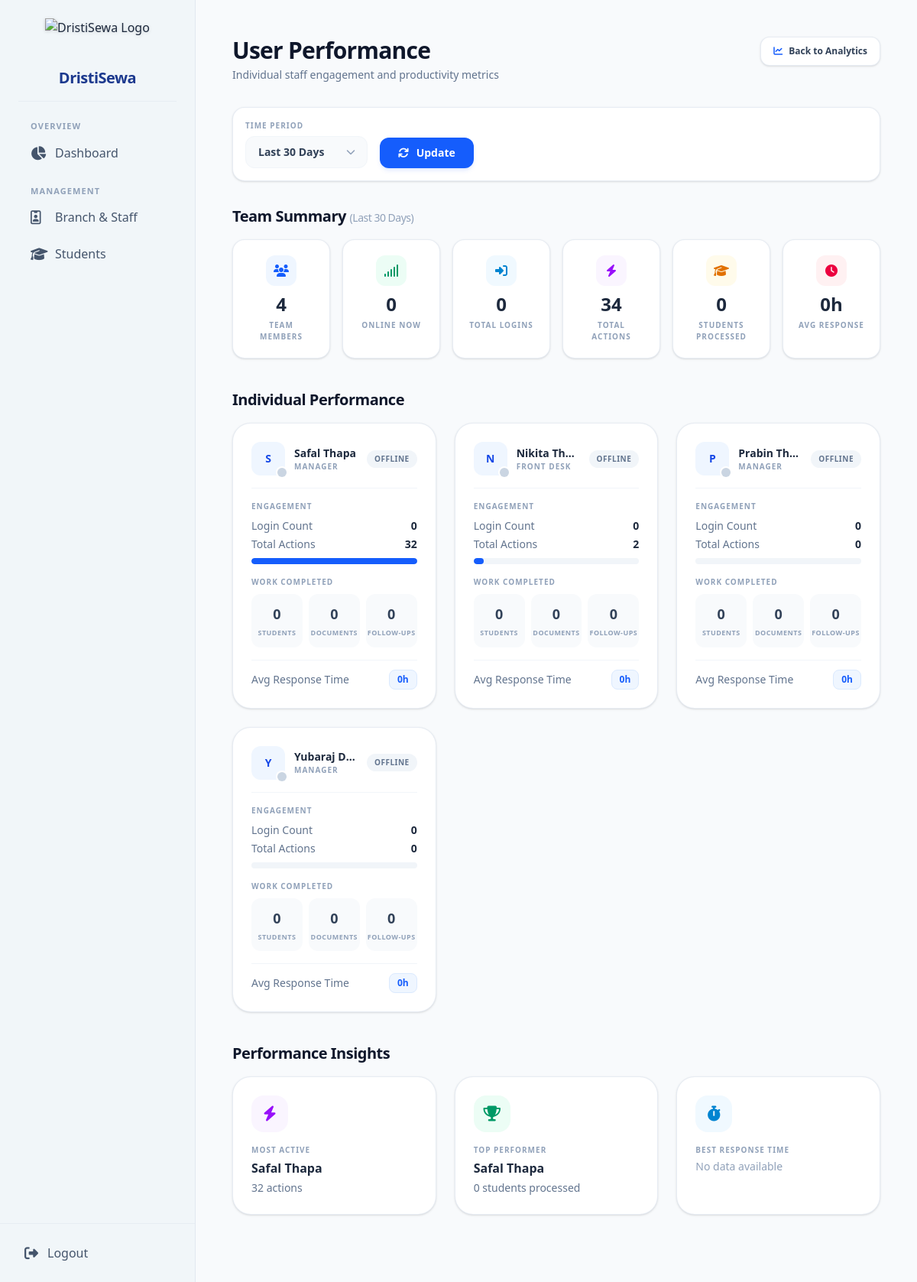
Before: /analytics/user-performance/ (signed in) with the older database file.
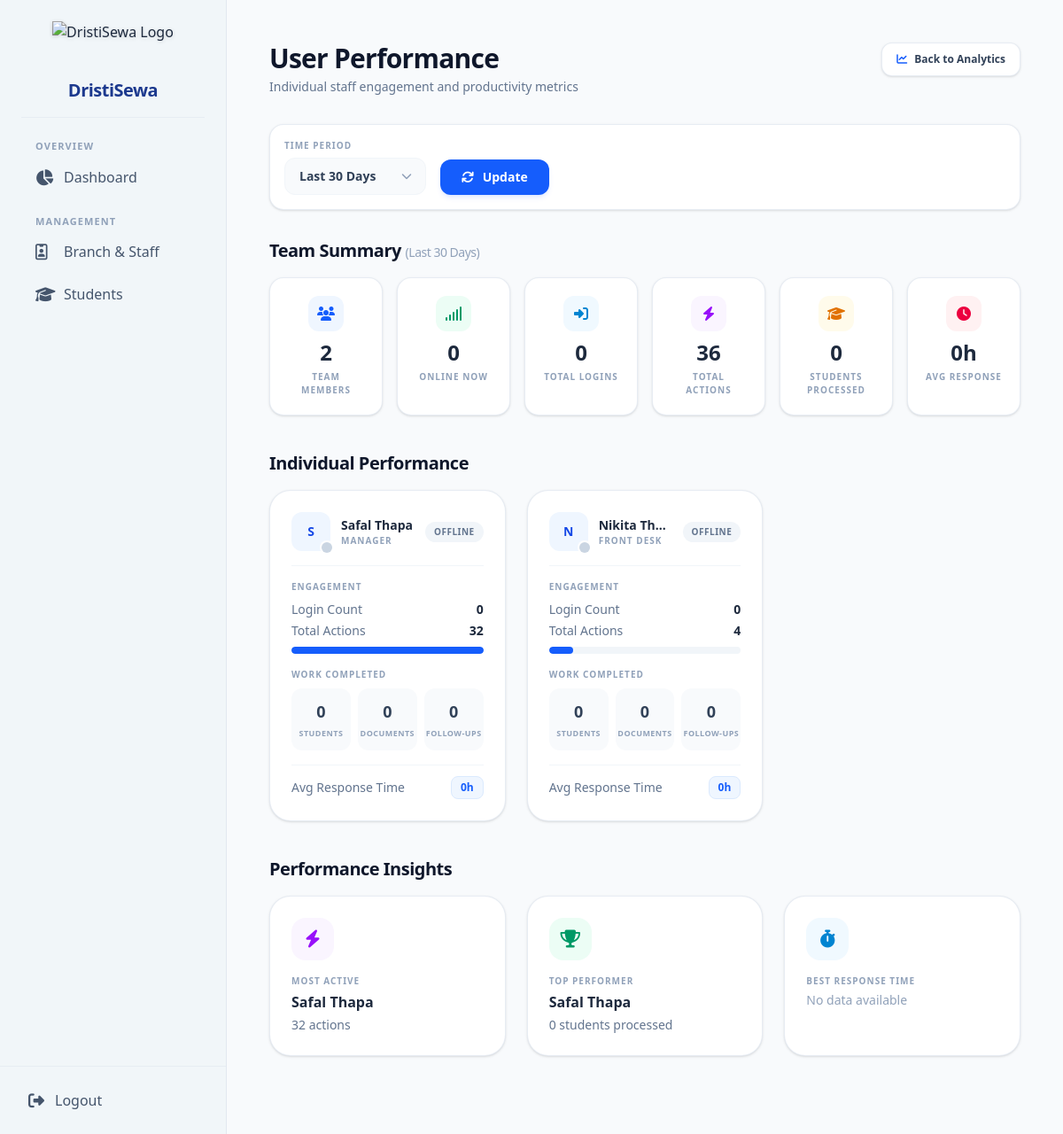
After: the same page with the newer database file.
### accounts/models.py (models this page shows, shortened)
class User(AbstractUser):
    class Role(models.TextChoices):
        ADMIN = "ADMIN", "Admin"
        MANAGER = "MANAGER", "Manager"
        FRONTDESK = "FRONTDESK", "Front Desk"
        STUDENT = "STUDENT", "Student"
    username = None
    email = models.EmailField("email address", unique=True)
    role = models.CharField(
        max_length=20, choices=Role.choices, default=Role.STUDENT)
    branch = models.ForeignKey(
        "branches.Branch",
        on_delete=models.SET_NULL,
        null=True,
        blank=True,
        related_name="staff",
    )
    phone = models.CharField(max_length=20, blank=True)
    experience_details = models.TextField(blank=True)
    profile_pic = models.ImageField(
        upload_to="profile_pics/", default="profile_pics/default.png", blank=True
    )
    last_seen = models.DateTimeField(null=True, blank=True)
    USERNAME_FIELD = "email"
    REQUIRED_FIELDS = []
    objects = UserManager()
    @property
    def is_online(self):
        if not self.last_seen:
            return False
        threshold = timezone.now() - timedelta(minutes=5)
        return self.last_seen >= threshold

### analytics/views.py (the view)
# urls.py: path('user-performance/', views.user_performance_analytics, name='user_performance'),
@role_required("ADMIN")
def user_performance_analytics(request):
    today = timezone.localdate()
    days = request.GET.get('days', '30')
    try:
        days = int(days)
    except (ValueError, TypeError):
        days = 30
    start_date = today - timedelta(days=days)
    staff_users = User.objects.filter(
        role__in=[User.Role.MANAGER, User.Role.FRONTDESK],
        is_active=True
    )
    staff_performance = []
    for user in staff_users.order_by('first_name', 'last_name'):
        metrics = UserEngagementMetrics.objects.filter(
            user=user,
            date__gte=start_date
        ).aggregate(
            total_logins=Sum('login_count'),
            total_actions=Sum('total_actions'),
            students_processed=Sum('students_processed'),
            documents_reviewed=Sum('documents_reviewed'),
            followups_completed=Sum('followups_completed'),
            avg_response_time=Avg('average_response_time_hours'),
        )
        actions = DetailedActivityLog.objects.filter(
            user=user,
            created_at__date__gte=start_date
        ).count()
        staff_performance.append({
            'user': user,
            'logins': metrics['total_logins'] or 0,
            'actions': metrics['total_actions'] or actions or 0,
            'students_processed': metrics['students_processed'] or 0,
            'documents_reviewed': metrics['documents_reviewed'] or 0,
            'followups_completed': metrics['followups_completed'] or 0,
            'avg_response_time': round(metrics['avg_response_time'] or 0, 1),
            'is_online': user.is_online,
        })
    staff_performance.sort(key=lambda x: x['actions'], reverse=True)
    team_summary = {
        'member_count': len(staff_performance),
        'total_logins': sum(s['logins'] for s in staff_performance),
        'total_actions': sum(s['actions'] for s in staff_performance),
        'total_students_processed': sum(s['students_processed'] for s in staff_performance),
        'total_documents_reviewed': sum(s['documents_reviewed'] for s in staff_performance),
        'total_followups_completed': sum(s['followups_completed'] for s in staff_performance),
        'online_count': sum(1 for s in staff_performance if s['is_online']),
    }
    response_times = [s['avg_response_time'] for s in staff_performance if s['avg_response_time']]
    team_summary['avg_response_time'] = round(sum(response_times) / len(response_times), 1) if response_times else 0
    max_actions = max((s['actions'] for s in staff_performance), default=0)
    for s in staff_performance:
        s['actions_percent'] = round((s['actions'] / max_actions) * 100, 1) if max_actions else 0
    most_active = staff_performance[0] if staff_performance else None
    top_performer = max(staff_performance, key=lambda x: x['students_processed'], default=None)
    fastest_response = min(
        (s for s in staff_performance if s['avg_response_time']),
        key=lambda x: x['avg_response_time'],
        default=None,
    )
    return render(request, 'analytics/user_performance.html', {
        'staff_performance': staff_performance,
        'team_summary': team_summary,
        'most_active': most_active,
        'top_performer': top_performer,
        'fastest_response': fastest_response,
        'days': days,
    })

### accounts/permissions.py (called while the page is built)
def role_required(*allowed_roles):
    def decorator(view_func):
        @wraps(view_func)
        @login_required
        def _wrapped(request, *args, **kwargs):
            user = request.user
            if user.is_superuser or user.role in allowed_roles:
                return view_func(request, *args, **kwargs)
            raise PermissionDenied("You do not have permission to access this page.")
        return _wrapped
    return decorator

### templates/analytics/user_performance.html (shortened to what the changed rows need)
{% extends "admin/dristisewa_base.html" %}
{% block content %}
<div class="flex flex-col md:flex-row md:items-start md:justify-between gap-4 mb-8">
    <div>
        <h2 class="text-3xl font-bold text-slate-900 tracking-tight">User Performance</h2>
    </div>
</div>
<div class="mb-10">
    <div class="grid grid-cols-2 sm:grid-cols-3 lg:grid-cols-6 gap-4">
        <div class="bg-white border border-slate-200/80 rounded-2xl p-5 shadow-sm text-center">
            <div class="w-10 h-10 mx-auto bg-blue-50 rounded-xl flex items-center justify-center text-blue-600 mb-2"><i class="fa-solid fa-users"></i></div>
            <h4 class="text-2xl font-black text-slate-800">{{ team_summary.member_count }}</h4>
            <p class="text-[10px] font-bold uppercase tracking-widest text-slate-400 mt-1">Team Members</p>
        </div>
        <div class="bg-white border border-slate-200/80 rounded-2xl p-5 shadow-sm text-center">
            <div class="w-10 h-10 mx-auto bg-purple-50 rounded-xl flex items-center justify-center text-purple-600 mb-2"><i class="fa-solid fa-bolt"></i></div>
            <h4 class="text-2xl font-black text-slate-800">{{ team_summary.total_actions }}</h4>
            <p class="text-[10px] font-bold uppercase tracking-widest text-slate-400 mt-1">Total Actions</p>
        </div>
    </div>
</div>
{% if staff_performance %}
<div class="mb-10">
    <div class="grid grid-cols-1 md:grid-cols-2 lg:grid-cols-3 gap-6">
        {% for staff in staff_performance %}
        <div class="bg-white border border-slate-200/80 rounded-3xl p-6 shadow-sm hover:shadow-md transition">
            <div class="flex items-center gap-3 pb-4 mb-4 border-b border-slate-100">
                <div class="relative w-11 h-11 bg-blue-50 rounded-xl flex items-center justify-center font-bold text-sm text-blue-700 shrink-0">
                    {{ staff.user.get_full_name|default:staff.user.email|slice:":1"|upper }}
                    <span class="absolute -bottom-0.5 -right-0.5 w-3 h-3 rounded-full ring-2 ring-white {% if staff.is_online %}bg-emerald-500{% else %}bg-slate-300{% endif %}"></span>
                </div>
                <div class="flex-1 min-w-0">
                    <p class="font-bold text-slate-800 text-sm truncate">{{ staff.user.get_full_name|default:staff.user.email }}</p>
                    <p class="text-[10px] font-bold uppercase tracking-widest text-slate-400">{{ staff.user.get_role_display }}</p>
                </div>
                {% if staff.is_online %}
                <span class="inline-flex items-center px-2.5 py-1 rounded-full text-[10px] font-extrabold uppercase tracking-wider bg-emerald-50 text-emerald-600 border border-emerald-100">Online</span>
                {% else %}
                <span class="inline-flex items-center px-2.5 py-1 rounded-full text-[10px] font-extrabold uppercase tracking-wider bg-slate-100 text-slate-500">Offline</span>
                {% endif %}
            </div>
            <div class="mb-4">
                <p class="text-[10px] font-bold uppercase tracking-widest text-slate-400 mb-2">Engagement</p>
                <div class="flex justify-between items-center text-sm mb-1">
                    <span class="text-slate-500">Login Count</span>
                    <span class="font-bold text-slate-800">{{ staff.logins }}</span>
                </div>
                <div class="flex justify-between items-center text-sm mb-2">
                    <span class="text-slate-500">Total Actions</span>
                    <span class="font-bold text-slate-800">{{ staff.actions }}</span>
                </div>
                <div class="w-full bg-slate-100 h-2 rounded-full overflow-hidden">
                    <div class="bg-blue-600 h-full rounded-full" style="width: {{ staff.actions_percent }}%"></div>
                </div>
            </div>
            <div class="mb-4">
                <p class="text-[10px] font-bold uppercase tracking-widest text-slate-400 mb-2">Work Completed</p>
                <div class="grid grid-cols-3 gap-2 text-center">
                    <div class="bg-slate-50 rounded-xl py-3">
                        <p class="text-lg font-black {% if staff.students_processed > 10 %}text-emerald-600{% elif staff.students_processed > 5 %}text-amber-500{% else %}text-slate-700{% endif %}">{{ staff.students_processed }}</p>
                        <p class="text-[9px] font-bold uppercase tracking-wider text-slate-400 mt-1">Students</p>
                    </div>
                    <div class="bg-slate-50 rounded-xl py-3">
                        <p class="text-lg font-black text-slate-700">{{ staff.documents_reviewed }}</p>
                        <p class="text-[9px] font-bold uppercase tracking-wider text-slate-400 mt-1">Documents</p>
                    </div>
                    <div class="bg-slate-50 rounded-xl py-3">
                        <p class="text-lg font-black text-slate-700">{{ staff.followups_completed }}</p>
                        <p class="text-[9px] font-bold uppercase tracking-wider text-slate-400 mt-1">Follow-ups</p>
                    </div>
                </div>
            </div>
            <div class="flex justify-between items-center text-sm pt-3 border-t border-slate-100">
                <span class="text-slate-500">Avg Response Time</span>
                <span class="inline-flex items-center px-2.5 py-1 rounded-lg text-xs font-bold bg-blue-50 text-blue-600 border border-blue-100">{{ staff.avg_response_time }}h</span>
            </div>
        </div>
        {% endfor %}
    </div>
</div>
<div class="mb-10">
    <div class="grid grid-cols-1 md:grid-cols-3 gap-6">
        <div class="bg-white border border-slate-200/80 rounded-3xl p-6 shadow-sm">
            <div class="w-12 h-12 bg-purple-50 rounded-2xl flex items-center justify-center text-purple-600 text-xl mb-4">
                <i class="fa-solid fa-bolt"></i>
            </div>
            <p class="text-[10px] font-bold uppercase tracking-widest text-slate-400 mb-1">Most Active</p>
            {% if most_active %}
            <p class="font-bold text-slate-800">{{ most_active.user.get_full_name|default:most_active.user.email }}</p>
            <p class="text-sm text-slate-500 mt-1">{{ most_active.actions }} actions</p>
            {% else %}
            <p class="text-sm text-slate-400">No data available</p>
            {% endif %}
        </div>
        <div class="bg-white border border-slate-200/80 rounded-3xl p-6 shadow-sm">
            <div class="w-12 h-12 bg-emerald-50 rounded-2xl flex items-center justify-center text-emerald-600 text-xl mb-4">
                <i class="fa-solid fa-trophy"></i>
            </div>
            <p class="text-[10px] font-bold uppercase tracking-widest text-slate-400 mb-1">Top Performer</p>
            {% if top_performer %}
            <p class="font-bold text-slate-800">{{ top_performer.user.get_full_name|default:top_performer.user.email }}</p>
            <p class="text-sm text-slate-500 mt-1">{{ top_performer.students_processed }} students processed</p>
            {% else %}
            <p class="text-sm text-slate-400">No data available</p>
            {% endif %}
        </div>
    </div>
</div>
{% else %}
<div class="bg-white border border-slate-200/80 rounded-3xl shadow-sm py-16 text-center">
    <i class="fa-solid fa-users-slash text-3xl mb-3 block text-slate-300"></i>
    <p class="font-medium text-sm text-slate-400">No staff performance data available yet.</p>
</div>
{% endif %}
{% endblock %}

Changed rows visible on the page:
removed User: user.get_full_name "P", user.get_full_name "Prabin Th…", user.role "MANAGER", logins "0", actions "0", students_processed "0", documents_reviewed "0", followups_completed "0", avg_response_time "0"
removed User: user.get_full_name "Y", user.get_full_name "Yubaraj D…", user.role "MANAGER", logins "0", actions "0", students_processed "0", documents_reviewed "0", followups_completed "0", avg_response_time "0"
changed User "FRONT DESK": actions "2" → "4"; {{ staff.actions_percent }} 6.2 → 12.5 (drawn)
Other visible differences:
{{ team_summary.member_count }}: "4" → "2"
{{ team_summary.total_actions }}: "34" → "36"
